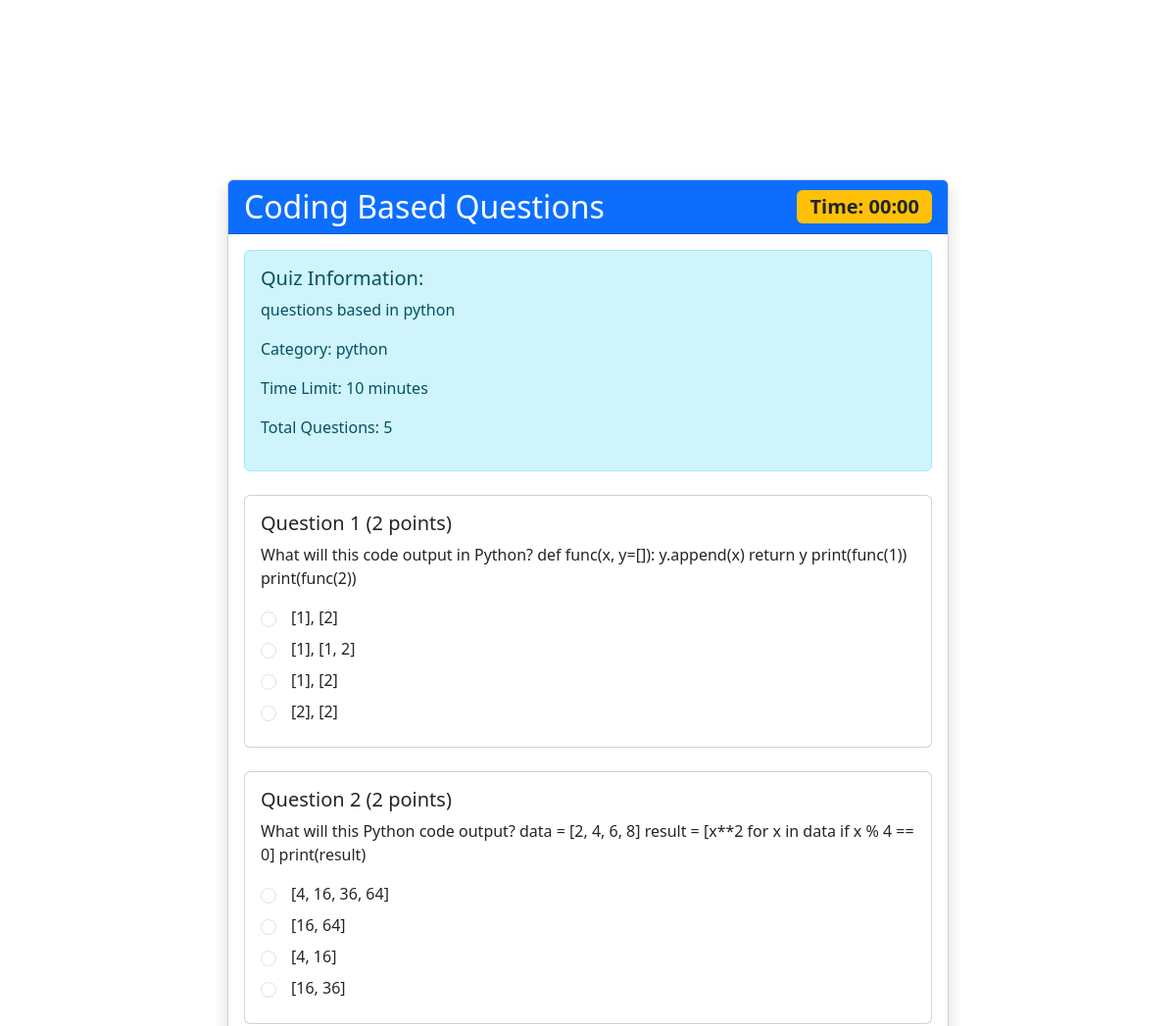
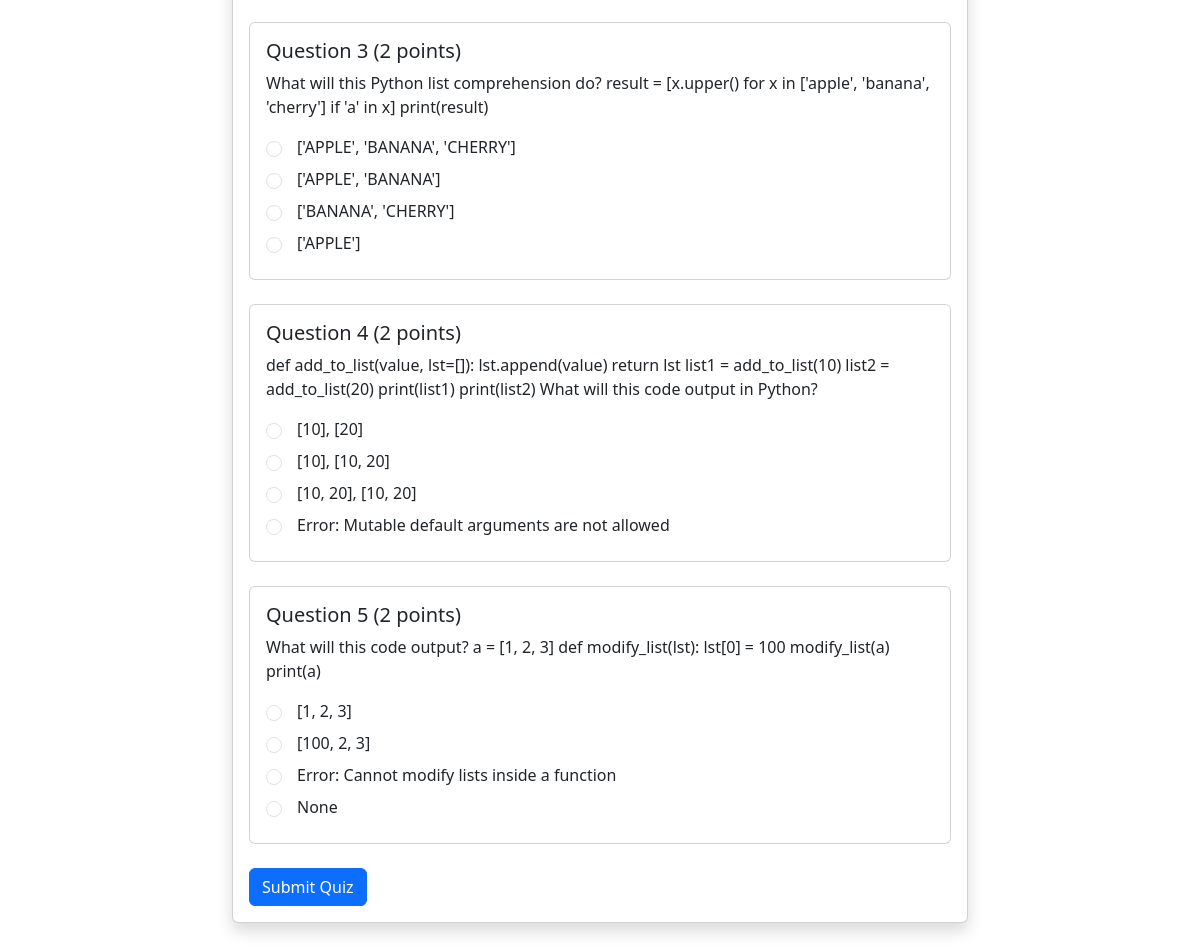
Page /quiz/4/ (signed in) on the committed database (2 pictures, top to bottom).
### cw_app/models.py (models this page shows, shortened)
class Quiz(models.Model):
    title = models.CharField(max_length=200)
    category = models.ForeignKey(Category, on_delete=models.CASCADE)
    description = models.TextField()
    time_limit = models.IntegerField()
    created_at = models.DateTimeField(auto_now_add=True)
    status = models.TextField(null=True, blank=True)
    @property
    def total_questions(self):
       return self.question_set.count()

class Category(models.Model):
    name = models.CharField(max_length=100)
    description = models.TextField()

class Question(models.Model):
    quiz = models.ForeignKey(Quiz, on_delete=models.CASCADE)
    question_text=models.TextField(null=True, blank=True)
    option1 = models.TextField(null=True, blank=True)
    option2 = models.TextField(null=True, blank=True)
    option3 = models.TextField(null=True, blank=True)
    option4 = models.TextField(null=True, blank=True)
    points = models.IntegerField(default=1)
    is_correct = models.TextField(null=True, blank=True)

### cw_app/views.py (the view)
# urls.py: path('quiz/<int:quiz_id>/', views.take_quiz, name='take_quiz'),
@login_required
def take_quiz(request, quiz_id):
    quiz = get_object_or_404(Quiz, id=quiz_id)
    attempt = QuizAttempt.objects.filter(
        user=request.user,
        quiz=quiz,
        completed=False
    ).first()
    if not attempt:
        attempt = QuizAttempt.objects.create(
            user=request.user,
            quiz=quiz,
            start_time=timezone.now()
        )
    questions = Question.objects.filter(quiz=quiz)
    elapsed_time = timezone.now() - attempt.start_time
    remaining_seconds = max(0, quiz.time_limit * 60 - elapsed_time.total_seconds())
    context = {
        'quiz': quiz,
        'questions': questions,
        'attempt': attempt,
        'remaining_seconds': int(remaining_seconds)
    }
    return render(request, 'user/quize_dtl.html', context)

### templates/user/quize_dtl.html (shortened to what this page needs)
<!DOCTYPE html>
<html lang="en">
<head>
    <link href="https://cdn.jsdelivr.net/npm/bootstrap@5.3.0/dist/css/bootstrap.min.css" rel="stylesheet">
    <link href="https://cdnjs.cloudflare.com/ajax/libs/font-awesome/6.4.0/css/all.min.css" rel="stylesheet">
    <link href="https://cdnjs.cloudflare.com/ajax/libs/animate.css/4.1.1/animate.min.css" rel="stylesheet">
</head>
<body>
    <nav class="navbar navbar-expand-lg navbar-dark">
        <div class="container">
            <a class="navbar-brand bounce-in" href="#"><i class="fas fa-code fa-2x text-white mb-3 animate__animated animate__bounceIn"><h4 class="text-white mb-4">Code Whiz</h4></i></a>
            <div class="collapse navbar-collapse" id="navbarNav">
                <ul class="navbar-nav ms-auto">
                    <li class="nav-item">
                        <a class="nav-link" href="#">Dashboard</a>
                    </li>
                    <li class="nav-item">
                        <a class="nav-link active" href="#">My Quizzes</a>
                    </li>
                    <li class="nav-item">
                        <a class="nav-link" href="#">Profile</a>
                    </li>
                    <li class="nav-item">
                        <a class="nav-link" href="#">Logout</a>
                    </li>
                </ul>
            </div>
        </div>
    </nav>
        {% block content %}
        <div class="container my-5">
            <div class="row justify-content-center">
                <div class="col-md-8">
                    <div class="card shadow">
                        <div class="card-header bg-primary text-white d-flex justify-content-between align-items-center">
                            <h2 class="mb-0">{{ quiz.title }}</h2>
                            <div id="timer" class="badge bg-warning text-dark fs-5">
                                Time: <span id="minutes">--</span>:<span id="seconds">--</span>
                            </div>
                        </div>
                        <div class="card-body">
                            <div class="alert alert-info mb-4">
                                <h5>Quiz Information:</h5>
                                <p>{{ quiz.description }}</p>
                                <p>Category: {{ quiz.category.name }}</p>
                                <p>Time Limit: {{ quiz.time_limit }} minutes</p>
                                <p>Total Questions: {{ quiz.total_questions }}</p>
                            </div>
                            <form id="quizForm">
                                {% for question in questions %}
                                <div class="card mb-4">
                                    <div class="card-body">
                                        <h5 class="card-title">Question {{ forloop.counter }} ({{ question.points }} point{{ question.points|pluralize }})</h5>
                                        <p class="card-text">{{ question.question_text }}</p>
                                        <div class="form-check mb-2">
                                            <input type="radio"
                                                class="form-check-input"
                                                name="question_{{ question.id }}"
                                                id="q{{ question.id }}_1"
                                                value="option1"
                                                required>
                                            <label class="form-check-label" for="q{{ question.id }}_1">
                                                {{ question.option1 }}
                                            </label>
                                        </div>
                                        <div class="form-check mb-2">
                                            <input type="radio"
                                                class="form-check-input"
                                                name="question_{{ question.id }}"
                                                id="q{{ question.id }}_1"
                                                value="option2"
                                                required>
                                            <label class="form-check-label" for="q{{ question.id }}_1">
                                                {{ question.option2 }}
                                            </label>
                                        </div>
                                        <div class="form-check mb-2">
                                            <input type="radio"
                                                class="form-check-input"
                                                name="question_{{ question.id }}"
                                                id="q{{ question.id }}_1"
                                                value="option3"
                                                required>
                                            <label class="form-check-label" for="q{{ question.id }}_1">
                                                {{ question.option3 }}
                                            </label>
                                        </div>
                                        <div class="form-check mb-2">
                                            <input type="radio"
                                                class="form-check-input"
                                                name="question_{{ question.id }}"
                                                id="q{{ question.id }}_1"
                                                value="option4"
                                                required>
                                            <label class="form-check-label" for="q{{ question.id }}_1">
                                                {{ question.option4 }}
                                            </label>
                                        </div>
                                    </div>
                                </div>
                                {% endfor %}
                                <button type="submit" class="btn btn-primary">Submit Quiz</button>
                            </form>
                        </div>
                    </div>
                </div>
            </div>
        </div>
        {% endblock %}
</body>
</html>

### templates/user/quize_dtl.html (style rules this page uses)
.form-check-input[type="radio"] { visibility: visible !important; opacity: 1 !important; position: relative !important; display: inline-block !important; }
.form-check { display: flex !important; align-items: center !important; gap: 10px !important; }
.form-check-label { margin-left: 5px !important; }

### rows in the picture
Quiz: title "Coding Based Questions", description "questions based in python", category.name "python", time_limit "10", total_questions "5"
Question: points "2", question_text "What will this code output in Python? def func(x, y=[]): y.append(x) return y print(func(1)) print(func(2))", option1 "[1], [2]", option2 "[1], [1, 2]", option3 "[1], [2]", option4 "[2], [2]"
Question: points "2", question_text "What will this Python code output? data = [2, 4, 6, 8] result = [x**2 for x in data if x % 4 == 0] print(result)", option1 "[4, 16, 36, 64]", option2 "[16, 64]", option3 "[4, 16]", option4 "[16, 36]"
Question: points "2", question_text "What will this Python list comprehension do? result = [x.upper() for x in ['apple', 'banana', 'cherry'] if 'a' in x] print(result)", option1 "['APPLE', 'BANANA', 'CHERRY']", option2 "['APPLE', 'BANANA']", option3 "['BANANA', 'CHERRY']", option4 "['APPLE']"
Question: points "2", question_text "def add_to_list(value, lst=[]): lst.append(value) return lst list1 = add_to_list(10) list2 = add_to_list(20) print(list1) print(list2) What will this code output in Python?", option1 "[10], [20]", option2 "[10], [10, 20]", option3 "[10, 20], [10, 20]", option4 "Error: Mutable default arguments are not allowed"
Question: points "2", question_text "What will this code output? a = [1, 2, 3] def modify_list(lst): lst[0] = 100 modify_list(a) print(a)", option1 "[1, 2, 3]", option2 "[100, 2, 3]", option3 "Error: Cannot modify lists inside a function", option4 "None"
